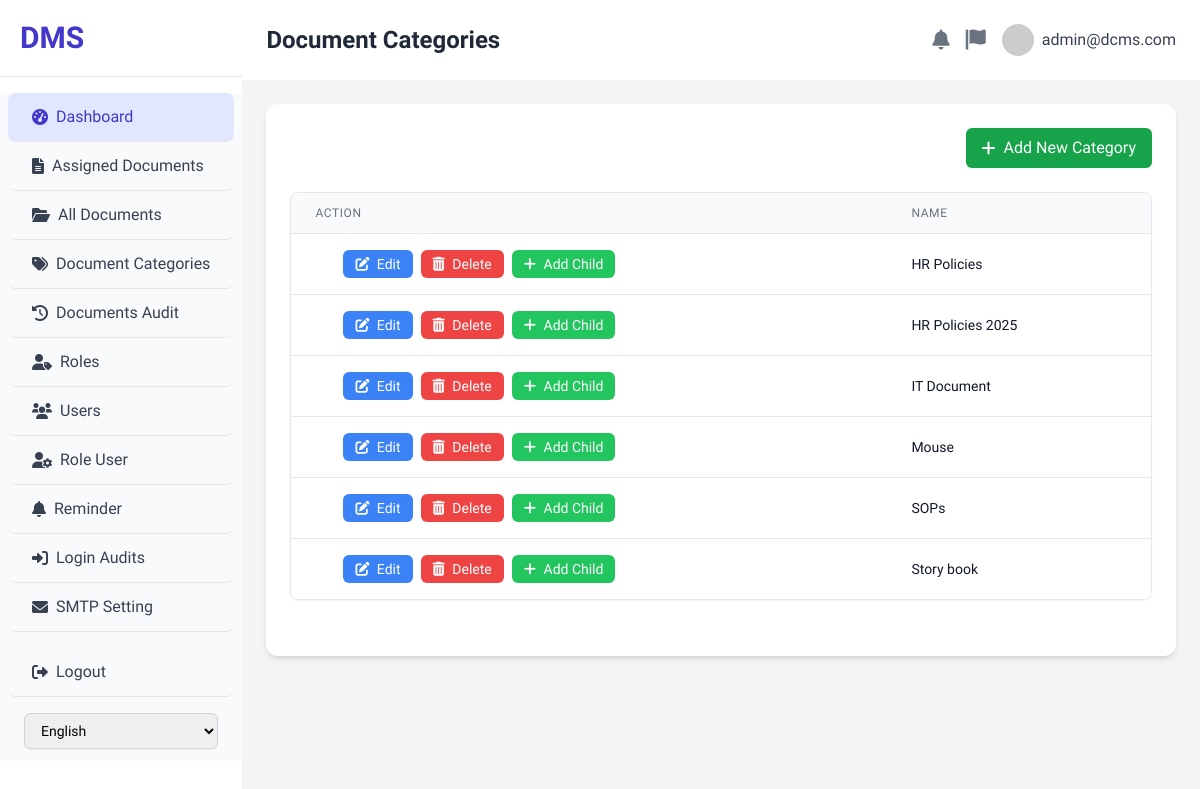
/document_categories.php (signed in), run on the app's committed database.
### tables this page shows
CREATE TABLE `categories` (
  `id` int(11) NOT NULL,
  `name` varchar(255) NOT NULL,
  `created_at` timestamp NOT NULL DEFAULT current_timestamp(),
  `parent_id` int(11) DEFAULT NULL
);

### document_categories.php (the view, shortened to what this page needs)
<!DOCTYPE html>
<html lang="en">
<head>
    <script src="https://cdn.tailwindcss.com"></script>
    <link rel="stylesheet" href="https://cdnjs.cloudflare.com/ajax/libs/font-awesome/6.0.0-beta3/css/all.min.css">
</head>
<body class="flex h-screen overflow-hidden">
    <?php
    include 'auth_check.php';
    $user_email = $_SESSION['user_email'];
    $servername = "localhost";
    $username = "root";
    $password = "";
    $dbname = "dms_db";
    $conn = new mysqli($servername, $username, $password, $dbname);
    $all_categories = [];
    $category_result = $conn->query("SELECT id, name, parent_id FROM categories ORDER BY name ASC");
    if ($category_result && $category_result->num_rows > 0) {
        while ($row = $category_result->fetch_assoc()) {
            $all_categories[$row['id']] = $row;
            $all_categories[$row['id']]['children'] = [];
        }
    }
    $parent_categories = [];
    foreach ($all_categories as $id => $category) {
        if ($category['parent_id'] === null) {
            $parent_categories[] = &$all_categories[$id];
        } else {
            if (isset($all_categories[$category['parent_id']])) {
                $all_categories[$category['parent_id']]['children'][] = &$all_categories[$id];
            }
        }
    }
    function renderCategories($categories_array, $is_child = false) {
        foreach ($categories_array as $category) {
            $row_class = $is_child ? 'child-category-row' : '';
            echo '<tr class="' . $row_class . '">';
            echo '<td class="px-6 py-4 whitespace-nowrap text-sm font-medium text-gray-900">';
            echo '<div class="flex items-center space-x-2">';
            echo '<button class="px-3 py-1 bg-blue-500 text-white rounded-md hover:bg-blue-600 transition duration-150 ease-in-out edit-category-btn"';
            echo ' data-id="' . htmlspecialchars($category['id']) . '"';
            echo ' data-name="' . htmlspecialchars($category['name']) . '"';
            echo ' data-parent-id="' . htmlspecialchars($category['parent_id'] ?? '') . '">';
            echo '<i class="fas fa-edit mr-1"></i> Edit';
            echo '</button>';
            echo '<form action="document_categories.php" method="POST" onsubmit="return confirm(\'Are you sure you want to delete this category? This action cannot be undone and may affect linked documents/child categories.\');" class="inline-block">';
            echo '<button type="submit" class="px-3 py-1 bg-red-500 text-white rounded-md hover:bg-red-600 transition duration-150 ease-in-out">';
            echo '<i class="fas fa-trash-alt mr-1"></i> Delete';
            echo '</button>';
            echo '</form>';
            if (!$is_child) {
                echo '<button class="px-3 py-1 bg-green-500 text-white rounded-md hover:bg-green-600 transition duration-150 ease-in-out add-child-category-btn" data-parent-id="' . htmlspecialchars($category['id']) . '">';
                echo '<i class="fas fa-plus mr-1"></i> Add Child';
                echo '</button>';
            }
            echo '</div>';
            echo '</td>';
            echo '<td class="px-6 py-4 whitespace-nowrap text-sm text-gray-900">' . htmlspecialchars($category['name']) . '</td>';
            echo '</tr>';
        }
    }
    ?>
    <div class="w-70 bg-white shadow-lg flex-shrink-0 overflow-y-auto">
        <div class="p-5 border-b border-gray-200">
            <h1 class="text-3xl font-extrabold text-indigo-700">DMS</h1>
        </div>
        <nav class="mt-4 bg-gray-50">
            <a href="dashboard.php" class="flex items-center py-3 px-6 text-gray-700 hover:bg-indigo-50 hover:text-indigo-500 rounded-lg mx-2 transition duration-150 ease-in-out bg-indigo-100 text-indigo-700 border-b">
                <i class="fas fa-tachometer-alt mr-2"></i> <?php echo $lang['dashboard']; ?>
            </a>
            <a href="assigned_documents.php" class="flex items-center py-3 px-6 text-gray-700 hover:bg-indigo-50 hover:text-indigo-700 rounded-lg mx-2 transition duration-150 ease-in-out border-b">
                <i class="fas fa-file-alt mr-2"></i> <?php echo $lang['assigned_documents']; ?>
            </a>
            <a href="all_documents.php" class="flex items-center py-3 px-6 text-gray-700 hover:bg-indigo-50 hover:text-indigo-700 rounded-lg mx-2 transition duration-150 ease-in-out border-b">
                <i class="fas fa-folder-open mr-2"></i> <?php echo $lang['all_documents']; ?>
            </a>
            <a href="document_categories.php" class="flex items-center py-3 px-6 text-gray-700 hover:bg-indigo-50 hover:text-indigo-700 rounded-lg mx-2 transition duration-150 ease-in-out border-b">
                <i class="fas fa-tags mr-2"></i> <?php echo $lang['document_categories']; ?>
            </a>
            <a href="documents_audit_trail.php" class="flex items-center py-3 px-6 text-gray-700 hover:bg-indigo-50 hover:text-indigo-700 rounded-lg mx-2 transition duration-150 ease-in-out border-b">
                <i class="fas fa-history mr-2"></i> <?php echo $lang['documents_audit_trail']; ?>
            </a>
            <a href="roles.php" class="flex items-center py-3 px-6 text-gray-700 hover:bg-indigo-50 hover:text-indigo-700 rounded-lg mx-2 transition duration-150 ease-in-out border-b">
                <i class="fas fa-user-tag mr-2"></i> <?php echo $lang['roles']; ?>
            </a>
            <a href="users.php" class="flex items-center py-3 px-6 text-gray-700 hover:bg-indigo-50 hover:text-indigo-700 rounded-lg mx-2 transition duration-150 ease-in-out border-b">
                <i class="fas fa-users mr-2"></i> <?php echo $lang['users']; ?>
            </a>
            <a href="role_user.php" class="flex items-center py-3 px-6 text-gray-700 hover:bg-indigo-50 hover:text-indigo-700 rounded-lg mx-2 transition duration-150 ease-in-out border-b">
                <i class="fas fa-user-cog mr-2"></i> <?php echo $lang['role_user']; ?>
            </a>
            <a href="reminder.php" class="flex items-center py-3 px-6 text-gray-700 hover:bg-indigo-50 hover:text-indigo-700 rounded-lg mx-2 transition duration-150 ease-in-out border-b">
                <i class="fas fa-bell mr-2"></i> <?php echo $lang['reminder']; ?>
            </a>
            <a href="#" class="flex items-center py-3 px-6 text-gray-700 hover:bg-indigo-50 hover:text-indigo-700 rounded-lg mx-2 transition duration-150 ease-in-out border-b">
                <i class="fas fa-sign-in-alt mr-2"></i> <?php echo $lang['login_audits']; ?>
            </a>
            <a href="#" class="flex items-center py-3 px-6 text-gray-700 hover:bg-indigo-50 hover:text-indigo-700 rounded-lg mx-2 transition duration-150 ease-in-out border-b">
                <i class="fas fa-envelope mr-2"></i> <?php echo $lang['smtp_setting']; ?>
            </a>
            <a href="/dcms/logout.php" class="flex items-center py-3 px-6 text-gray-700 hover:bg-red-50 hover:text-red-700 rounded-lg mx-2 transition duration-150 ease-in-out mt-4 border-b" id="logout-link">
                <i class="fas fa-sign-out-alt mr-2"></i> <?php echo $lang['logout']; ?>
            </a>
            <div class="px-6 py-3">
                <form method="post" id="lang-form">
                    <select name="lang" id="lang-select" class="mt-1 block w-full px-3 py-2 border border-gray-300 rounded-md shadow-sm focus:ring-indigo-500 focus:border-indigo-500 sm:text-sm" onchange="document.getElementById('lang-form').submit()">
                        <option value="en" <?php echo ($_SESSION['lang'] === 'en') ? 'selected' : ''; ?>>English</option>
                    </select>
                </form>
            </div>
        </nav>
    </div>
    <div class="flex-1 flex flex-col overflow-hidden">
        <header class="flex items-center justify-between p-6 bg-white shadow-md">
            <div class="flex items-center">
                <h1 class="text-2xl font-semibold text-gray-800"><?php echo $lang['document_categories']; ?></h1>
            </div>
            <div class="flex items-center space-x-4">
                <button class="text-gray-500 hover:text-gray-700 focus:outline-none focus:text-gray-700">
                    <i class="fas fa-bell text-xl"></i>
                </button>
                <button class="text-gray-500 hover:text-gray-700 focus:outline-none focus:text-gray-700">
                    <i class="fas fa-flag text-xl"></i>
                </button>
                <div class="relative">
                    <button class="flex items-center space-x-2 text-gray-700 hover:text-gray-900 focus:outline-none focus:text-gray-900">
                        <img class="h-8 w-8 rounded-full object-cover" src="https://placehold.co/150x150/cccccc/ffffff?text=User" alt="User Avatar">
                        <span class="hidden md:inline-block font-medium"><?php echo htmlspecialchars($user_email); ?></span>
                    </button>
                </div>
            </div>
        </header>
        <main class="flex-1 overflow-x-hidden overflow-y-auto bg-gray-100 p-6">
            <div class="bg-white rounded-xl shadow-md p-6">
                <div class="flex justify-end mb-6">
                    <button id="add-category-btn" class="px-4 py-2 bg-green-600 text-white rounded-md shadow-sm hover:bg-green-700 transition duration-150 ease-in-out flex items-center">
                        <i class="fas fa-plus mr-2"></i> <?php echo $lang['add_new_category']; ?>
                    </button>
                </div>
                <div class="overflow-x-auto rounded-lg shadow-sm border border-gray-200 mb-8">
                    <table class="min-w-full divide-y divide-gray-200">
                        <thead class="bg-gray-50">
                            <tr>
                                <th scope="col" class="px-6 py-3 text-left text-xs font-medium text-gray-500 uppercase tracking-wider"><?php echo $lang['action']; ?></th>
                                <th scope="col" class="px-6 py-3 text-left text-xs font-medium text-gray-500 uppercase tracking-wider"><?php echo $lang['name']?></th>
                            </tr>
                        </thead>
                        <tbody class="bg-white divide-y divide-gray-200">
                            <?php if (empty($parent_categories)): ?>
                                <tr>
                                    <td colspan="2" class="px-6 py-4 whitespace-nowrap text-sm text-gray-500 text-center"><?php echo $lang['no_categories_found']; ?></td>
                                </tr>
                            <?php else: ?>
                                <?php renderCategories($parent_categories); ?>
                            <?php endif; ?>
                        </tbody>
                    </table>
                </div>
            </div>
        </main>
    </div>
</body>
</html>

### document_categories.php (style rules this page uses)
body { font-family: 'Battambang', sans-serif; background-color: #f9fafb; background-color: #f0f2f5; }

### data on the page
categories: name "HR Policies"
categories: name "HR Policies 2025"
categories: name "IT Document"
categories: name "Mouse"
categories: name "SOPs"
categories: name "Story book"

### other printed values
$lang['dashboard'] "Dashboard"
$lang['assigned_documents'] "Assigned Documents"
$lang['all_documents'] "All Documents"
$lang['document_categories'] "Document Categories"
$lang['documents_audit_trail'] "Documents Audit"
$lang['roles'] "Roles"
$lang['users'] "Users"
$lang['role_user'] "Role User"
$lang['reminder'] "Reminder"
$lang['login_audits'] "Login Audits"
$lang['smtp_setting'] "SMTP Setting"
$lang['logout'] "Logout"
$user_email "admin@dcms.com"
$lang['add_new_category'] "Add New Category"
$lang['action'] "ACTION"
